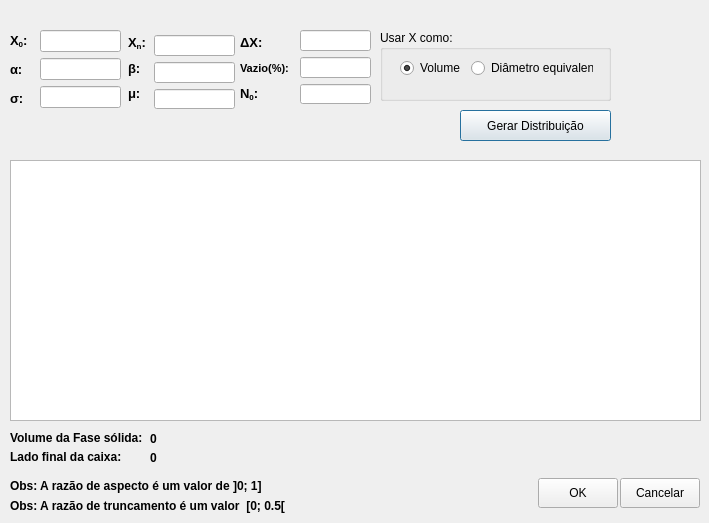
<?xml version="1.0" encoding="UTF-8"?>
<ui version="4.0">
 <class>DistribuicaoLogNormalDialog</class>
 <widget class="QDialog" name="DistribuicaoLogNormalDialog">
  <property name="windowModality">
   <enum>Qt::ApplicationModal</enum>
  </property>
  <property name="geometry">
   <rect>
    <x>0</x>
    <y>0</y>
    <width>709</width>
    <height>523</height>
   </rect>
  </property>
  <property name="windowTitle">
   <string>Distribuição Log Normal</string>
  </property>
  <widget class="QPushButton" name="btnOK">
   <property name="geometry">
    <rect>
     <x>538</x>
     <y>478</y>
     <width>80</width>
     <height>30</height>
    </rect>
   </property>
   <property name="text">
    <string>OK</string>
   </property>
   <property name="autoDefault">
    <bool>false</bool>
   </property>
  </widget>
  <widget class="QPushButton" name="btnCancelar">
   <property name="geometry">
    <rect>
     <x>620</x>
     <y>478</y>
     <width>80</width>
     <height>30</height>
    </rect>
   </property>
   <property name="text">
    <string>Cancelar</string>
   </property>
   <property name="autoDefault">
    <bool>false</bool>
   </property>
  </widget>
  <widget class="QTableView" name="tableDistribuicao">
   <property name="geometry">
    <rect>
     <x>10</x>
     <y>160</y>
     <width>691</width>
     <height>261</height>
    </rect>
   </property>
  </widget>
  <widget class="QPushButton" name="btnGerarDistribuicao">
   <property name="geometry">
    <rect>
     <x>460</x>
     <y>110</y>
     <width>151</width>
     <height>31</height>
    </rect>
   </property>
   <property name="text">
    <string>Gerar Distribuição</string>
   </property>
   <property name="autoDefault">
    <bool>true</bool>
   </property>
  </widget>
  <widget class="QGroupBox" name="groupBox">
   <property name="geometry">
    <rect>
     <x>380</x>
     <y>30</y>
     <width>231</width>
     <height>71</height>
    </rect>
   </property>
   <property name="title">
    <string>Usar X como:</string>
   </property>
   <widget class="QWidget" name="layoutWidget">
    <property name="geometry">
     <rect>
      <x>20</x>
      <y>28</y>
      <width>193</width>
      <height>20</height>
     </rect>
    </property>
    <layout class="QHBoxLayout" name="horizontalLayout">
     <item>
      <widget class="QRadioButton" name="radioButtonUsarXComoVolume">
       <property name="text">
        <string>Volume</string>
       </property>
       <property name="checked">
        <bool>true</bool>
       </property>
      </widget>
     </item>
     <item>
      <widget class="QRadioButton" name="radioButtonUsarXComoDiametroEquivalente">
       <property name="text">
        <string>Diâmetro equivalente</string>
       </property>
      </widget>
     </item>
    </layout>
   </widget>
  </widget>
  <widget class="QWidget" name="layoutWidget">
   <property name="geometry">
    <rect>
     <x>40</x>
     <y>30</y>
     <width>81</width>
     <height>81</height>
    </rect>
   </property>
   <layout class="QVBoxLayout" name="verticalLayout">
    <item>
     <widget class="QLineEdit" name="textX0">
      <property name="text">
       <string/>
      </property>
     </widget>
    </item>
    <item>
     <widget class="QLineEdit" name="textRazaoDeAspecto">
      <property name="text">
       <string/>
      </property>
     </widget>
    </item>
    <item>
     <widget class="QLineEdit" name="textSigma">
      <property name="text">
       <string/>
      </property>
     </widget>
    </item>
   </layout>
  </widget>
  <widget class="QWidget" name="layoutWidget">
   <property name="geometry">
    <rect>
     <x>10</x>
     <y>29</y>
     <width>21</width>
     <height>81</height>
    </rect>
   </property>
   <layout class="QVBoxLayout" name="verticalLayout_2">
    <item>
     <widget class="QLabel" name="label_2">
      <property name="font">
       <font>
        <weight>75</weight>
        <bold>true</bold>
       </font>
      </property>
      <property name="text">
       <string>&lt;!DOCTYPE HTML PUBLIC &quot;-//W3C//DTD HTML 4.0//EN&quot; &quot;http://www.w3.org/TR/REC-html40/strict.dtd&quot;&gt;
&lt;html&gt;&lt;head&gt;&lt;meta name=&quot;qrichtext&quot; content=&quot;1&quot; /&gt;&lt;style type=&quot;text/css&quot;&gt;
p, li { white-space: pre-wrap; }
&lt;/style&gt;&lt;/head&gt;&lt;body style=&quot; font-family:'MS Shell Dlg 2'; font-size:8.25pt; font-weight:600; font-style:normal;&quot;&gt;
&lt;p style=&quot; margin-top:0px; margin-bottom:0px; margin-left:0px; margin-right:0px; -qt-block-indent:0; text-indent:0px;&quot;&gt;&lt;span style=&quot; font-size:10pt;&quot;&gt;X&lt;/span&gt;&lt;span style=&quot; font-size:10pt; vertical-align:sub;&quot;&gt;0&lt;/span&gt;&lt;span style=&quot; font-size:10pt;&quot;&gt;:&lt;/span&gt;&lt;/p&gt;&lt;/body&gt;&lt;/html&gt;</string>
      </property>
     </widget>
    </item>
    <item>
     <widget class="QLabel" name="label_7">
      <property name="font">
       <font>
        <weight>75</weight>
        <bold>true</bold>
       </font>
      </property>
      <property name="text">
       <string>&lt;!DOCTYPE HTML PUBLIC &quot;-//W3C//DTD HTML 4.0//EN&quot; &quot;http://www.w3.org/TR/REC-html40/strict.dtd&quot;&gt;
&lt;html&gt;&lt;head&gt;&lt;meta name=&quot;qrichtext&quot; content=&quot;1&quot; /&gt;&lt;style type=&quot;text/css&quot;&gt;
p, li { white-space: pre-wrap; }
&lt;/style&gt;&lt;/head&gt;&lt;body style=&quot; font-family:'MS Shell Dlg 2'; font-size:8.25pt; font-weight:600; font-style:normal;&quot;&gt;
&lt;p style=&quot; margin-top:0px; margin-bottom:0px; margin-left:0px; margin-right:0px; -qt-block-indent:0; text-indent:0px;&quot;&gt;&lt;span style=&quot; font-size:10pt;&quot;&gt;α:&lt;/span&gt;&lt;/p&gt;&lt;/body&gt;&lt;/html&gt;</string>
      </property>
     </widget>
    </item>
    <item>
     <widget class="QLabel" name="label_4">
      <property name="font">
       <font>
        <weight>75</weight>
        <bold>true</bold>
       </font>
      </property>
      <property name="text">
       <string>&lt;!DOCTYPE HTML PUBLIC &quot;-//W3C//DTD HTML 4.0//EN&quot; &quot;http://www.w3.org/TR/REC-html40/strict.dtd&quot;&gt;
&lt;html&gt;&lt;head&gt;&lt;meta name=&quot;qrichtext&quot; content=&quot;1&quot; /&gt;&lt;style type=&quot;text/css&quot;&gt;
p, li { white-space: pre-wrap; }
&lt;/style&gt;&lt;/head&gt;&lt;body style=&quot; font-family:'MS Shell Dlg 2'; font-size:8.25pt; font-weight:600; font-style:normal;&quot;&gt;
&lt;p style=&quot; margin-top:0px; margin-bottom:0px; margin-left:0px; margin-right:0px; -qt-block-indent:0; text-indent:0px;&quot;&gt;&lt;span style=&quot; font-size:10pt;&quot;&gt;σ:&lt;/span&gt;&lt;/p&gt;&lt;/body&gt;&lt;/html&gt;</string>
      </property>
     </widget>
    </item>
   </layout>
  </widget>
  <widget class="QWidget" name="layoutWidget">
   <property name="geometry">
    <rect>
     <x>154</x>
     <y>35</y>
     <width>81</width>
     <height>74</height>
    </rect>
   </property>
   <layout class="QVBoxLayout" name="verticalLayout_3">
    <item>
     <widget class="QLineEdit" name="textXn">
      <property name="text">
       <string/>
      </property>
     </widget>
    </item>
    <item>
     <widget class="QLineEdit" name="textRazaoDeTruncamento">
      <property name="text">
       <string/>
      </property>
     </widget>
    </item>
    <item>
     <widget class="QLineEdit" name="textMi">
      <property name="text">
       <string/>
      </property>
     </widget>
    </item>
   </layout>
  </widget>
  <widget class="QWidget" name="layoutWidget">
   <property name="geometry">
    <rect>
     <x>128</x>
     <y>33</y>
     <width>21</width>
     <height>71</height>
    </rect>
   </property>
   <layout class="QVBoxLayout" name="verticalLayout_4">
    <item>
     <widget class="QLabel" name="label_3">
      <property name="font">
       <font>
        <weight>75</weight>
        <bold>true</bold>
       </font>
      </property>
      <property name="text">
       <string>&lt;!DOCTYPE HTML PUBLIC &quot;-//W3C//DTD HTML 4.0//EN&quot; &quot;http://www.w3.org/TR/REC-html40/strict.dtd&quot;&gt;
&lt;html&gt;&lt;head&gt;&lt;meta name=&quot;qrichtext&quot; content=&quot;1&quot; /&gt;&lt;style type=&quot;text/css&quot;&gt;
p, li { white-space: pre-wrap; }
&lt;/style&gt;&lt;/head&gt;&lt;body style=&quot; font-family:'MS Shell Dlg 2'; font-size:8.25pt; font-weight:600; font-style:normal;&quot;&gt;
&lt;p style=&quot; margin-top:0px; margin-bottom:0px; margin-left:0px; margin-right:0px; -qt-block-indent:0; text-indent:0px;&quot;&gt;&lt;span style=&quot; font-size:10pt;&quot;&gt;X&lt;/span&gt;&lt;span style=&quot; font-size:10pt; vertical-align:sub;&quot;&gt;n&lt;/span&gt;&lt;span style=&quot; font-size:10pt;&quot;&gt;:&lt;/span&gt;&lt;/p&gt;&lt;/body&gt;&lt;/html&gt;</string>
      </property>
     </widget>
    </item>
    <item>
     <widget class="QLabel" name="label_8">
      <property name="font">
       <font>
        <weight>75</weight>
        <bold>true</bold>
       </font>
      </property>
      <property name="text">
       <string>&lt;!DOCTYPE HTML PUBLIC &quot;-//W3C//DTD HTML 4.0//EN&quot; &quot;http://www.w3.org/TR/REC-html40/strict.dtd&quot;&gt;
&lt;html&gt;&lt;head&gt;&lt;meta name=&quot;qrichtext&quot; content=&quot;1&quot; /&gt;&lt;style type=&quot;text/css&quot;&gt;
p, li { white-space: pre-wrap; }
&lt;/style&gt;&lt;/head&gt;&lt;body style=&quot; font-family:'MS Shell Dlg 2'; font-size:8.25pt; font-weight:600; font-style:normal;&quot;&gt;
&lt;p style=&quot; margin-top:0px; margin-bottom:0px; margin-left:0px; margin-right:0px; -qt-block-indent:0; text-indent:0px;&quot;&gt;&lt;span style=&quot; font-size:10pt;&quot;&gt;β:&lt;/span&gt;&lt;/p&gt;&lt;/body&gt;&lt;/html&gt;</string>
      </property>
     </widget>
    </item>
    <item>
     <widget class="QLabel" name="label_5">
      <property name="font">
       <font>
        <weight>75</weight>
        <bold>true</bold>
       </font>
      </property>
      <property name="text">
       <string>&lt;!DOCTYPE HTML PUBLIC &quot;-//W3C//DTD HTML 4.0//EN&quot; &quot;http://www.w3.org/TR/REC-html40/strict.dtd&quot;&gt;
&lt;html&gt;&lt;head&gt;&lt;meta name=&quot;qrichtext&quot; content=&quot;1&quot; /&gt;&lt;style type=&quot;text/css&quot;&gt;
p, li { white-space: pre-wrap; }
&lt;/style&gt;&lt;/head&gt;&lt;body style=&quot; font-family:'MS Shell Dlg 2'; font-size:8.25pt; font-weight:600; font-style:normal;&quot;&gt;
&lt;p style=&quot; margin-top:0px; margin-bottom:0px; margin-left:0px; margin-right:0px; -qt-block-indent:0; text-indent:0px;&quot;&gt;&lt;span style=&quot; font-size:10pt;&quot;&gt;μ:&lt;/span&gt;&lt;/p&gt;&lt;/body&gt;&lt;/html&gt;</string>
      </property>
     </widget>
    </item>
   </layout>
  </widget>
  <widget class="QWidget" name="layoutWidget">
   <property name="geometry">
    <rect>
     <x>240</x>
     <y>33</y>
     <width>58</width>
     <height>71</height>
    </rect>
   </property>
   <layout class="QVBoxLayout" name="verticalLayout_5">
    <item>
     <widget class="QLabel" name="label">
      <property name="font">
       <font>
        <weight>75</weight>
        <bold>true</bold>
       </font>
      </property>
      <property name="text">
       <string>&lt;!DOCTYPE HTML PUBLIC &quot;-//W3C//DTD HTML 4.0//EN&quot; &quot;http://www.w3.org/TR/REC-html40/strict.dtd&quot;&gt;
&lt;html&gt;&lt;head&gt;&lt;meta name=&quot;qrichtext&quot; content=&quot;1&quot; /&gt;&lt;style type=&quot;text/css&quot;&gt;
p, li { white-space: pre-wrap; }
&lt;/style&gt;&lt;/head&gt;&lt;body style=&quot; font-family:'MS Shell Dlg 2'; font-size:8.25pt; font-weight:600; font-style:normal;&quot;&gt;
&lt;p style=&quot; margin-top:0px; margin-bottom:0px; margin-left:0px; margin-right:0px; -qt-block-indent:0; text-indent:0px;&quot;&gt;&lt;span style=&quot; font-size:10pt;&quot;&gt;ΔX:&lt;/span&gt;&lt;/p&gt;&lt;/body&gt;&lt;/html&gt;</string>
      </property>
     </widget>
    </item>
    <item>
     <widget class="QLabel" name="label_9">
      <property name="font">
       <font>
        <weight>75</weight>
        <bold>true</bold>
       </font>
      </property>
      <property name="text">
       <string>&lt;!DOCTYPE HTML PUBLIC &quot;-//W3C//DTD HTML 4.0//EN&quot; &quot;http://www.w3.org/TR/REC-html40/strict.dtd&quot;&gt;
&lt;html&gt;&lt;head&gt;&lt;meta name=&quot;qrichtext&quot; content=&quot;1&quot; /&gt;&lt;style type=&quot;text/css&quot;&gt;
p, li { white-space: pre-wrap; }
&lt;/style&gt;&lt;/head&gt;&lt;body style=&quot; font-family:'MS Shell Dlg 2'; font-size:8.25pt; font-weight:600; font-style:normal;&quot;&gt;
&lt;p style=&quot; margin-top:0px; margin-bottom:0px; margin-left:0px; margin-right:0px; -qt-block-indent:0; text-indent:0px;&quot;&gt;&lt;span style=&quot; font-size:8pt;&quot;&gt;Vazio(%):&lt;/span&gt;&lt;/p&gt;&lt;/body&gt;&lt;/html&gt;</string>
      </property>
     </widget>
    </item>
    <item>
     <widget class="QLabel" name="label_6">
      <property name="font">
       <font>
        <weight>75</weight>
        <bold>true</bold>
       </font>
      </property>
      <property name="text">
       <string>&lt;!DOCTYPE HTML PUBLIC &quot;-//W3C//DTD HTML 4.0//EN&quot; &quot;http://www.w3.org/TR/REC-html40/strict.dtd&quot;&gt;
&lt;html&gt;&lt;head&gt;&lt;meta name=&quot;qrichtext&quot; content=&quot;1&quot; /&gt;&lt;style type=&quot;text/css&quot;&gt;
p, li { white-space: pre-wrap; }
&lt;/style&gt;&lt;/head&gt;&lt;body style=&quot; font-family:'MS Shell Dlg 2'; font-size:8.25pt; font-weight:600; font-style:normal;&quot;&gt;
&lt;p style=&quot; margin-top:0px; margin-bottom:0px; margin-left:0px; margin-right:0px; -qt-block-indent:0; text-indent:0px;&quot;&gt;&lt;span style=&quot; font-size:10pt;&quot;&gt;N&lt;/span&gt;&lt;span style=&quot; font-size:10pt; vertical-align:sub;&quot;&gt;0&lt;/span&gt;&lt;span style=&quot; font-size:10pt;&quot;&gt;:&lt;/span&gt;&lt;/p&gt;&lt;/body&gt;&lt;/html&gt;</string>
      </property>
     </widget>
    </item>
   </layout>
  </widget>
  <widget class="QWidget" name="layoutWidget">
   <property name="geometry">
    <rect>
     <x>300</x>
     <y>30</y>
     <width>71</width>
     <height>74</height>
    </rect>
   </property>
   <layout class="QVBoxLayout" name="verticalLayout_6">
    <item>
     <widget class="QLineEdit" name="textDeltaX">
      <property name="text">
       <string/>
      </property>
     </widget>
    </item>
    <item>
     <widget class="QLineEdit" name="textFracaoDeVazio">
      <property name="text">
       <string/>
      </property>
     </widget>
    </item>
    <item>
     <widget class="QLineEdit" name="textN0">
      <property name="text">
       <string/>
      </property>
     </widget>
    </item>
   </layout>
  </widget>
  <widget class="QLabel" name="label_10">
   <property name="geometry">
    <rect>
     <x>10</x>
     <y>498</y>
     <width>351</width>
     <height>16</height>
    </rect>
   </property>
   <property name="font">
    <font>
     <pointsize>9</pointsize>
     <weight>75</weight>
     <bold>true</bold>
    </font>
   </property>
   <property name="text">
    <string>Obs: A razão de truncamento é um valor  [0; 0.5[</string>
   </property>
  </widget>
  <widget class="QLabel" name="label_11">
   <property name="geometry">
    <rect>
     <x>10</x>
     <y>478</y>
     <width>351</width>
     <height>16</height>
    </rect>
   </property>
   <property name="font">
    <font>
     <pointsize>9</pointsize>
     <weight>75</weight>
     <bold>true</bold>
    </font>
   </property>
   <property name="text">
    <string>Obs: A razão de aspecto é um valor de ]0; 1]</string>
   </property>
  </widget>
  <widget class="QLabel" name="label_12">
   <property name="geometry">
    <rect>
     <x>10</x>
     <y>430</y>
     <width>141</width>
     <height>16</height>
    </rect>
   </property>
   <property name="font">
    <font>
     <pointsize>9</pointsize>
     <weight>75</weight>
     <bold>true</bold>
    </font>
   </property>
   <property name="text">
    <string>Volume da Fase sólida:</string>
   </property>
  </widget>
  <widget class="QLabel" name="label_13">
   <property name="geometry">
    <rect>
     <x>10</x>
     <y>449</y>
     <width>131</width>
     <height>16</height>
    </rect>
   </property>
   <property name="font">
    <font>
     <pointsize>9</pointsize>
     <weight>75</weight>
     <bold>true</bold>
    </font>
   </property>
   <property name="text">
    <string>Lado final da caixa:</string>
   </property>
  </widget>
  <widget class="QLabel" name="labelVolumedaFaseSolida">
   <property name="geometry">
    <rect>
     <x>150</x>
     <y>431</y>
     <width>81</width>
     <height>16</height>
    </rect>
   </property>
   <property name="font">
    <font>
     <pointsize>9</pointsize>
     <weight>75</weight>
     <bold>true</bold>
    </font>
   </property>
   <property name="text">
    <string>0</string>
   </property>
  </widget>
  <widget class="QLabel" name="labelLadoFinalDaCaixa">
   <property name="geometry">
    <rect>
     <x>150</x>
     <y>450</y>
     <width>71</width>
     <height>16</height>
    </rect>
   </property>
   <property name="font">
    <font>
     <pointsize>9</pointsize>
     <weight>75</weight>
     <bold>true</bold>
    </font>
   </property>
   <property name="text">
    <string>0</string>
   </property>
  </widget>
 </widget>
 <resources>
  <include location="resources.qrc"/>
 </resources>
 <connections>
  <connection>
   <sender>btnCancelar</sender>
   <signal>clicked()</signal>
   <receiver>DistribuicaoLogNormalDialog</receiver>
   <slot>sair()</slot>
   <hints>
    <hint type="sourcelabel">
     <x>381</x>
     <y>402</y>
    </hint>
    <hint type="destinationlabel">
     <x>213</x>
     <y>211</y>
    </hint>
   </hints>
  </connection>
  <connection>
   <sender>btnOK</sender>
   <signal>clicked()</signal>
   <receiver>DistribuicaoLogNormalDialog</receiver>
   <slot>adicionarPrismas()</slot>
   <hints>
    <hint type="sourcelabel">
     <x>299</x>
     <y>402</y>
    </hint>
    <hint type="destinationlabel">
     <x>213</x>
     <y>211</y>
    </hint>
   </hints>
  </connection>
  <connection>
   <sender>btnGerarDistribuicao</sender>
   <signal>clicked()</signal>
   <receiver>DistribuicaoLogNormalDialog</receiver>
   <slot>criarDistribuicaoDeGraos()</slot>
   <hints>
    <hint type="sourcelabel">
     <x>535</x>
     <y>125</y>
    </hint>
    <hint type="destinationlabel">
     <x>354</x>
     <y>246</y>
    </hint>
   </hints>
  </connection>
 </connections>
 <slots>
  <slot>criarDistribuicaoDeGraos()</slot>
  <slot>sair()</slot>
  <slot>adicionarPrismas()</slot>
 </slots>
</ui>
